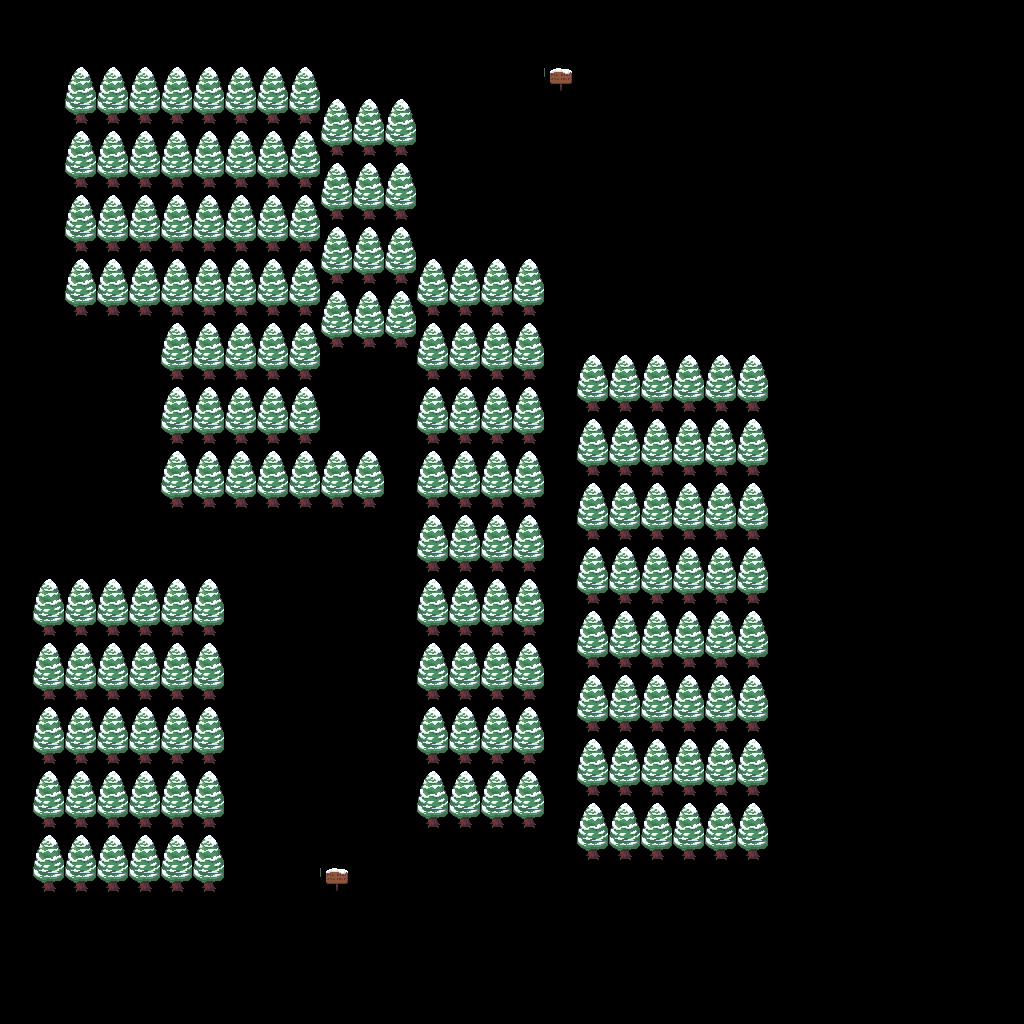

The image is a tile-based game level rendered from a .tmx file. Its description and source (layers, tilesets, objects; grid data summarised) follow:
An orthogonal 32x32 tile map with 32x32 px tiles, 1 tile layer (Tile Layer 1).

<map version="1.5" tiledversion="1.7.2" orientation="orthogonal" renderorder="right-down" width="32" height="32" tilewidth="32" tileheight="32" infinite="0" nextlayerid="2" nextobjectid="1">
 <editorsettings>
  <export target="world.json" format="json" />
 </editorsettings>
 <tileset firstgid="1" name="spritesheet" tilewidth="32" tileheight="32" tilecount="180" columns="20">
  <image source="tilesets/spritesheet.png" width="642" height="290" />
 </tileset>
 <layer id="1" name="Tile Layer 1" width="32" height="32">
  <data>[1024 cells, 352 non-empty, 3 distinct tile ids]</data>
 </layer>
</map>